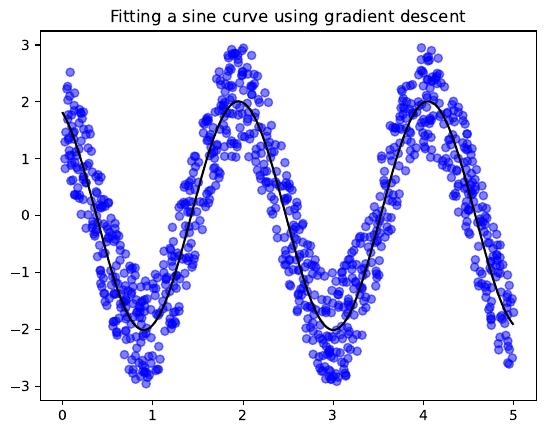

Write Python code to recreate this figure.
import numpy as np
import matplotlib.pyplot as plt

np.random.seed(42)
eps = 1
num_pts = 1000
X = 5 * np.random.rand(num_pts)
Y = 2 * np.sin(3 * X + 2) + (2 * np.random.rand(num_pts) - 1) * eps


def err(A, B, C):
    return np.linalg.norm(Y - A * np.sin(B * X + C))


def grad_A(A, B, C):
    return 2 * np.dot(-np.sin(B * X + C), Y - A * np.sin(B * X + C))


def grad_B(A, B, C):
    return 2 * np.dot(-A * X * np.cos(B * X + C), Y - A * np.sin(B * X + C))


def grad_C(A, B, C):
    return 2 * np.dot(-A * np.cos(B * X + C), Y - A * np.sin(B * X + C))


def grad(A, B, C):
    x, y, z = grad_A(A, B, C), grad_B(A, B, C), grad_C(A, B, C)
    return np.array([x, y, z])


offset = 2
A_init = 2 + (-2 * np.random.rand() + 1) * offset
B_init = 3 + (-2 * np.random.rand() + 1) * offset
C_init = 2 + (-2 * np.random.rand() + 1) * offset

A_cur = A_init
B_cur = B_init
C_cur = C_init

num_steps = 10000
step_size = 0.00001

xs = np.arange(0, 5, 0.01)

for step in range(num_steps):
    if step % 50 == 0:
        error = err(A_cur, B_cur, C_cur)
        print('\nStep: {}'.format(step))
        print('A:{}, B:{}, C:{} | Error:{}\n'.format(
            np.round(A_cur, 3), np.round(B_cur, 3),
            np.round(C_cur, 3), np.round(error, 3)))

    g = grad(A_cur, B_cur, C_cur)

    norm = np.linalg.norm(g)

    gA, gB, gC = g

    A_cur -= gA * step_size
    B_cur -= gB * step_size
    C_cur -= gC * step_size

plt.scatter(X, Y, color='blue', alpha=0.5)
xs = np.arange(0, 5, 0.01)
plt.title('Fitting a sine curve using gradient descent')
plt.plot(xs, A_cur * np.sin(B_cur * xs + C_cur), color='black')
plt.savefig('final_fit.pdf', format='pdf', bbox_inches='tight')
plt.savefig('final_fit.png', format='png', bbox_inches='tight')
